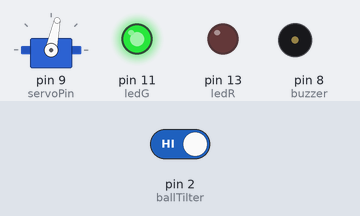
The sketch below on a simulated Arduino Uno, built with avr-gcc and run on an emulated ATmega328P. Parts: servo, output pins drawn as LEDs (lit = HIGH), buzzer (waves = sounding, pin HIGH). The test bench sets the inputs (shaded band); at power-on: pin 2 (ballTilter) HIGH.

Above: at 1.2 s.
1.3 s: pin 2 (ballTilter) driven LOW
At 1.65 s:
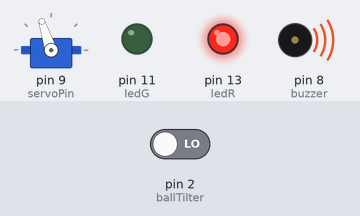
4.3 s: pin 2 (ballTilter) driven HIGH
At 4.66 s:
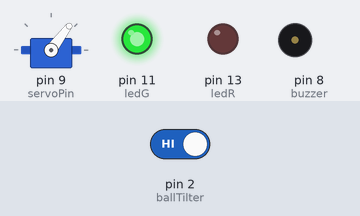
7.3 s: pin 2 (ballTilter) driven LOW
At 7.68 s:
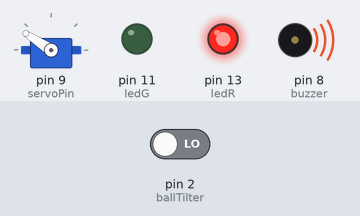
10.3 s: pin 2 (ballTilter) driven HIGH
At 10.69 s:
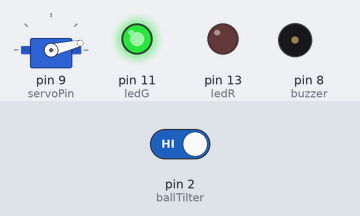
13.3 s: pin 2 (ballTilter) driven LOW
At 13.7 s:
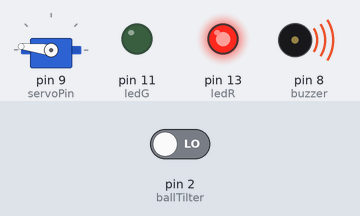
Timing chart, 0 to 48.4 s (numbered marks = the images above; inputs shaded):
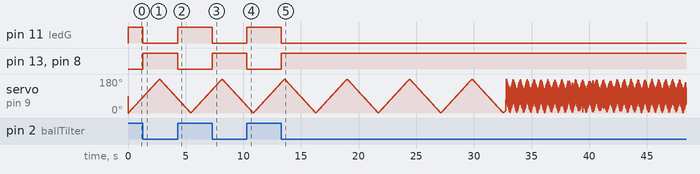

Measured:
- after the input at 1.3 s, pin 11 (ledG): HIGH → LOW at once; pin 13 (ledR), pin 8 (buzzer): LOW → HIGH at once
- after the input at 4.3 s, pin 11 (ledG): LOW → HIGH at once; pin 13 (ledR), pin 8 (buzzer): HIGH → LOW at once
- after the input at 7.3 s, pin 11 (ledG): HIGH → LOW at once; pin 13 (ledR), pin 8 (buzzer): LOW → HIGH at once
- after the input at 10.3 s, pin 11 (ledG): LOW → HIGH at once; pin 13 (ledR), pin 8 (buzzer): HIGH → LOW at once
- after the input at 13.3 s, pin 11 (ledG): HIGH → LOW at once; pin 13 (ledR), pin 8 (buzzer): LOW → HIGH at once

The sketch:

swagServoAndTilball.ino
```cpp
#include <Servo.h>

Servo servo;

/**
* connect:
*   - red led to 13
*   - green led to 11
*   - active buzzer to 8
*   - ball tilter to 2
*   - servo to 9
*/
const int ledR = 13;
const int ledG = 11;
const int buzzer = 8;
const int ballTilter = 2;
const int servoPin = 9;


void setup() {
  servo.attach(servoPin);

  pinMode(13, OUTPUT);
  pinMode(11, OUTPUT);
  pinMode(8, OUTPUT);
  pinMode(2, INPUT);
  digitalWrite(2, HIGH);
}

int loopTime = 0;
int pos = 0;

boolean goingUp = true;

void loop() {
  long mil = millis();
  if (mil >= loopTime+15) {
    loopTime = mil;
    servo.write(pos);

    if (goingUp) {
      pos++;
      if (pos>=180) goingUp = false;
    } else {
      pos--;
      if (pos<=0) goingUp = true;
    }
  }


  if (digitalRead(ballTilter) == HIGH) {
    digitalWrite(ledR, LOW);
    digitalWrite(ledG, HIGH);
    digitalWrite(buzzer, LOW);
  } else {
    digitalWrite(ledG, LOW);
    digitalWrite(ledR, HIGH);
    digitalWrite(buzzer, HIGH);
  }

}
```
